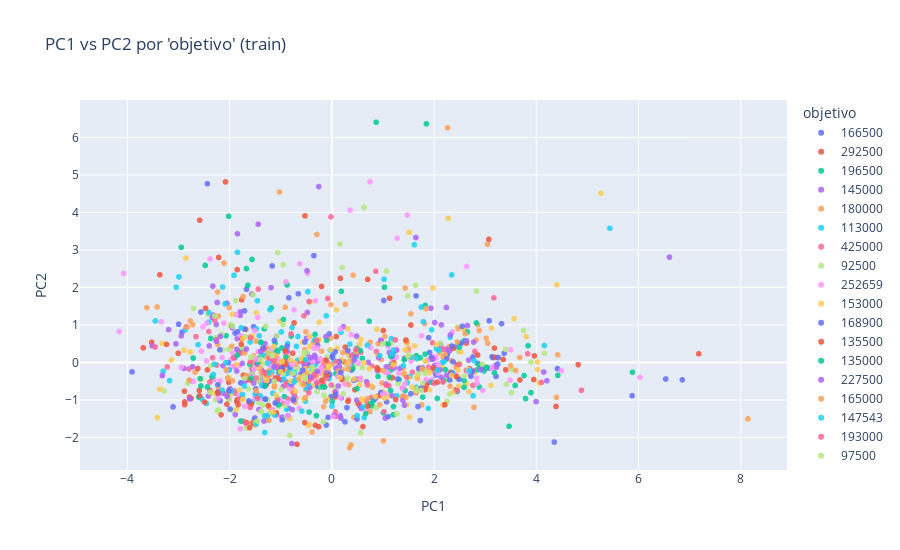

The notebook cell this image was saved under:
### Code cell
# Solo si k >= 2
import plotly.express as px

df_plot2 = T_train_df.iloc[:, :2].copy()
df_plot2["objetivo"] = y_train.loc[T_train_df.index].astype(str)
fig2 = px.scatter(df_plot2, x="PC1", y="PC2", color="objetivo",
                  opacity=0.85, title="PC1 vs PC2 por 'objetivo' (train)", height=550)
fig2.update_traces(marker=dict(size=6))
fig2.update_layout(xaxis_title="PC1", yaxis_title="PC2")
fig2.show()
